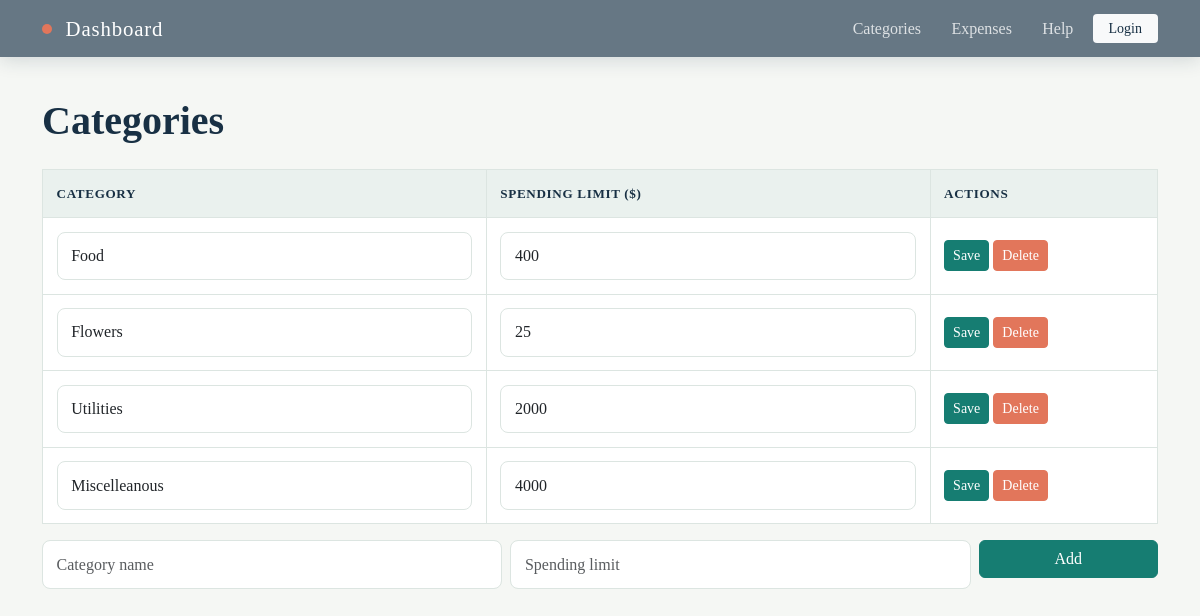
The app's page /categories (signed in), older data.
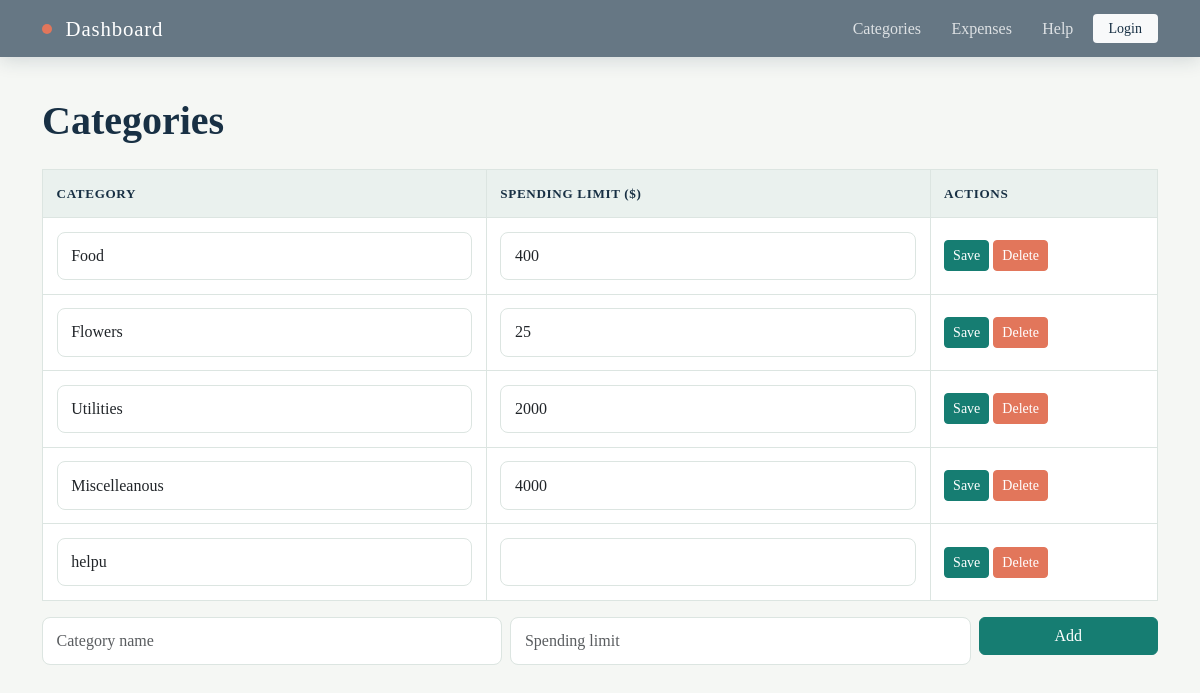
The same page, newer data.
### tables this page shows
CREATE TABLE category (id INTEGER PRIMARY KEY AUTOINCREMENT UNIQUE NOT NULL, name TEXT, spending_limit INTEGER, user_id INTEGER REFERENCES user (id));

### app.py (the view)
@app.route("/categories")
def view_categories():
    user = session.get("user")
    if not user:
        return redirect(url_for("login"))
    user_id = user[0]
    sql = "SELECT * FROM category WHERE user_id = ?"
    categories = query_db(sql, args=(user_id,))
    return render_template("categories.html", categories=categories)

### app.py (called while the page is built)
def get_db():
    db = getattr(g, '_database', None)
    if db is None:
        db = g._database = sqlite3.connect(DATABASE)
    return db

def query_db(query, args=(), one=False):
    cur = get_db().execute(query, args)
    rv = cur.fetchall()
    cur.close()
    return (rv[0] if rv else None) if one else rv

### templates/categories.html (shortened to what this page needs)
<!DOCTYPE html>
<html lang="en">
<head>
</head>
<body>
    {% extends "base.html" %}
    {% block content %}
    <h2> Categories</h2>
    <table class = "table table-bordered">
        <tr><th>Category</th><th>Spending Limit ($)</th><th>Actions</th></tr>
        {%for category in categories%}
            <tr>
                <form method = "POST" action = "{{url_for ('edit_category', id_iterable=category[0]) }}">
                    <td><input class = "form-control" name= "name" value = "{{category[1]}}"></td>
                    <td><input class = "form-control" type = "number" min = "0" step = "0.01" name= "spending_limit" value = "{{category[2]}}" required></td>
                    <td>
                        <button class="btn btn-success btn-sm"> Save</button>
                        <a href = "{{url_for ('delete_category', id_iterable=category[0])}}" class = "btn btn-danger btn-sm"> Delete</a>
                    </td>
                </form>
            </tr>
        {%endfor%}
    </table>
    <form method = "POST" action = "{{url_for ('add_category')}}" class = "row g-2 mb-3">
        <div class = "col-md-5"><input class = "form-control" name ="name" placeholder = "Category name" required></div>
        <div class = "col-md-5"><input class = "form-control" type = "number" min = "0" step = "0.01" name = "spending_limit" placeholder = "Spending limit" required></div>
        <div class = "col-md-2"><button class = "btn btn-primary w-100">Add</button></div>
    </form>
    {%endblock%}

Row changes from the older to the newer data that the page shows:
added category: name "helpu"
